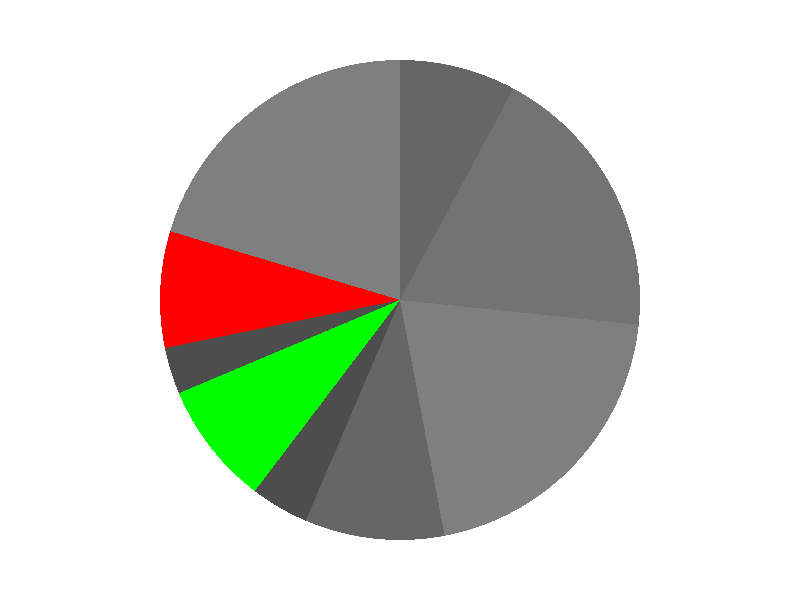
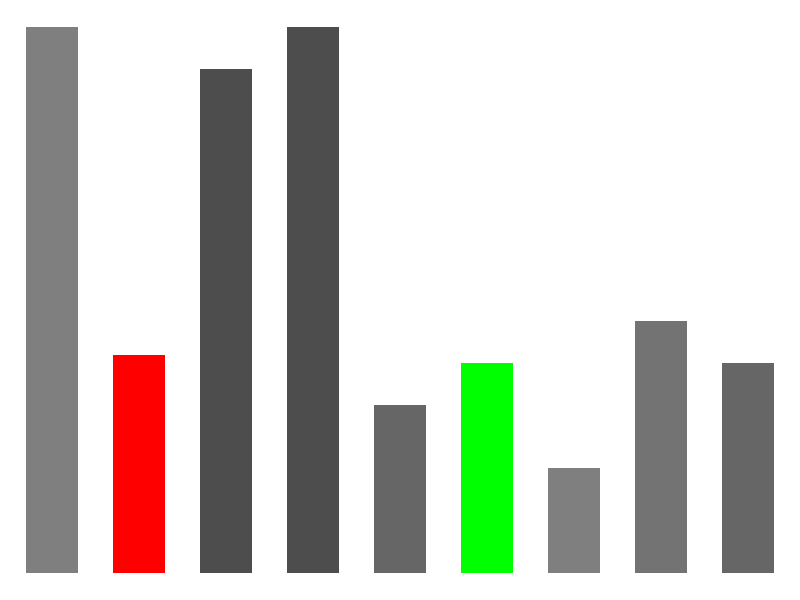
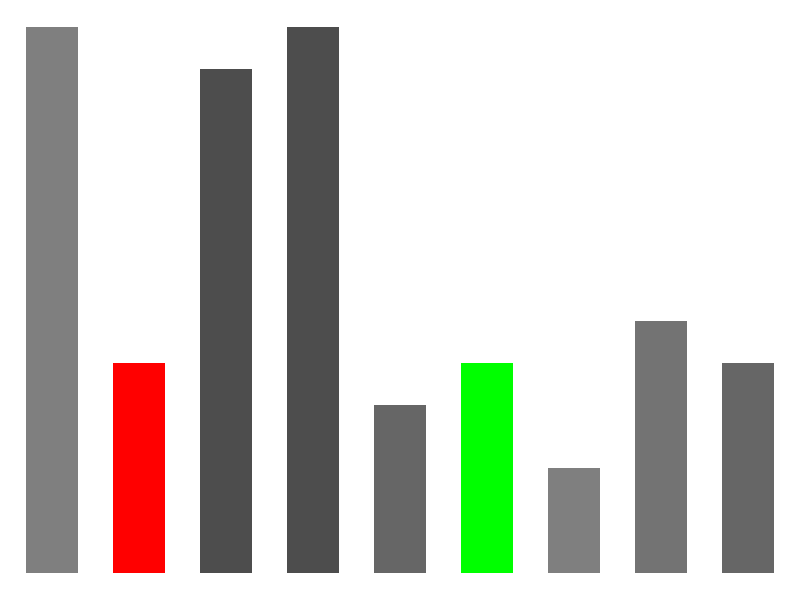

The R script that drew these images, in order:
## ---- chunk 1
library(ggplot2)
library(dplyr)
## ---- chunk 2
Date<-as.character(format(seq(as.Date("2020-10-01"), as.Date("2020-10-9"), by="days"),format="%d.%m"))
Resp<-as.numeric(as.character(c(130,50,20,53,25,60,130,120,50)))
dat<-data.frame("Data"=Date,"Respir"=Resp)
ggplot(dat, aes(x="", y=Resp, fill=Date)) +
  geom_bar(stat="identity", width=0.6) +
  coord_polar("y", start=0)+
  theme_void()+
  scale_fill_manual(values=c("grey50","red","grey30","green","gray30","gray40","gray50","grey45","grey40"))+
  theme(
    legend.position="none"
  )

## ---- chunk 3
Resp2<-as.numeric(as.character(c(130,52,120,130,40,50,25,60,50)))
ggplot(dat, aes(x=Date, y=Resp2, fill=Date)) +
  geom_bar(stat="identity",width=0.6) +
  scale_fill_manual(values=c("grey50","red","grey30","gray30","gray40","green","gray50","grey45","grey40"))+
  theme_void()+
  theme(
    legend.position="none"
  )
## ---- chunk 4
Resp3<-as.numeric(as.character(c(130,50,120,130,40,50,25,60,50)))
ggplot(dat, aes(x=Date, y=Resp3, fill=Date)) +
  geom_bar(stat="identity",width=0.6) +
  scale_fill_manual(values=c("grey50","red","grey30","gray30","gray40","green","gray50","grey45","grey40"))+
  theme_void()+
  theme(
    legend.position="none"
  )
